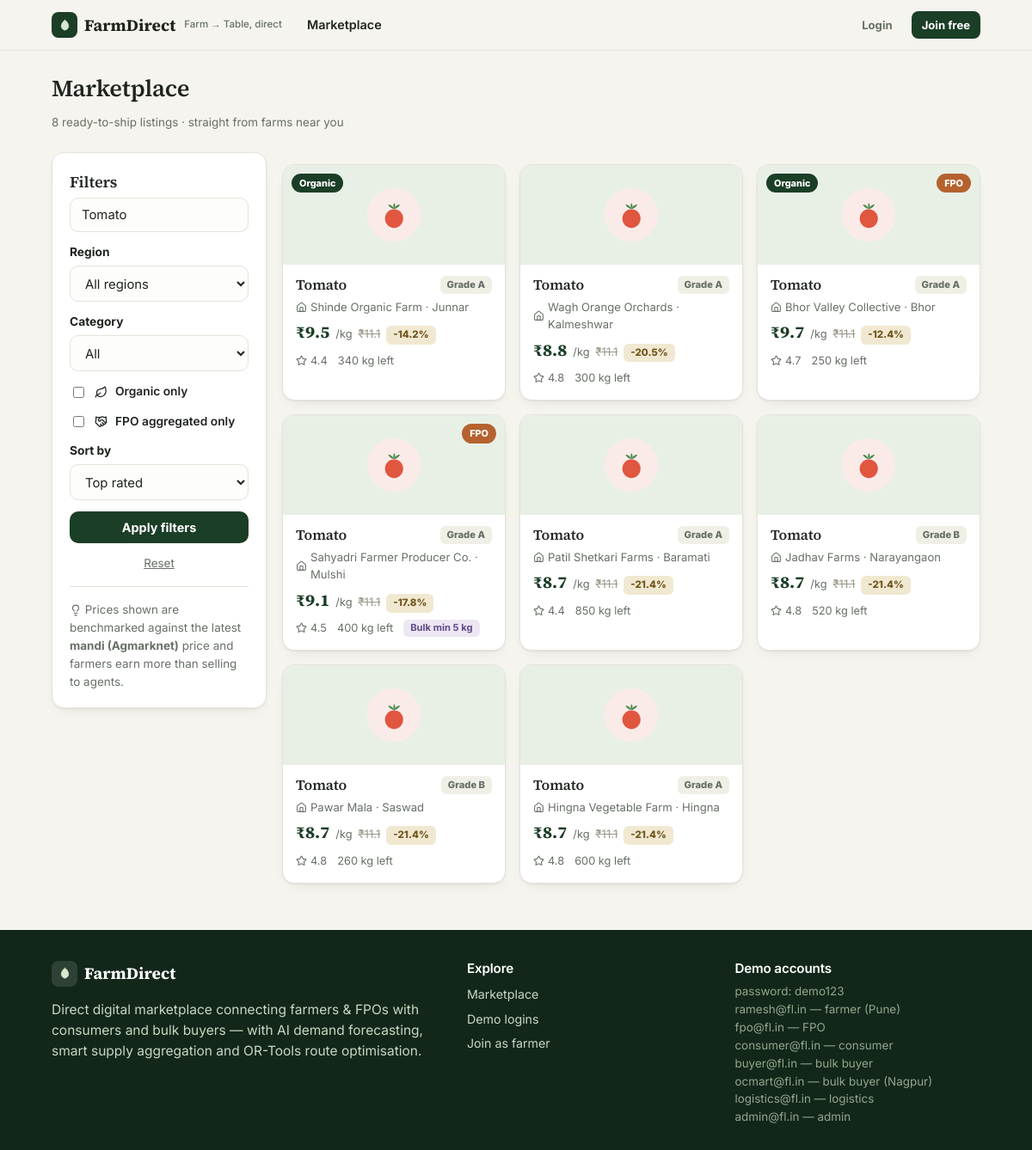
Page /marketplace?q=Tomato on the earlier database version.
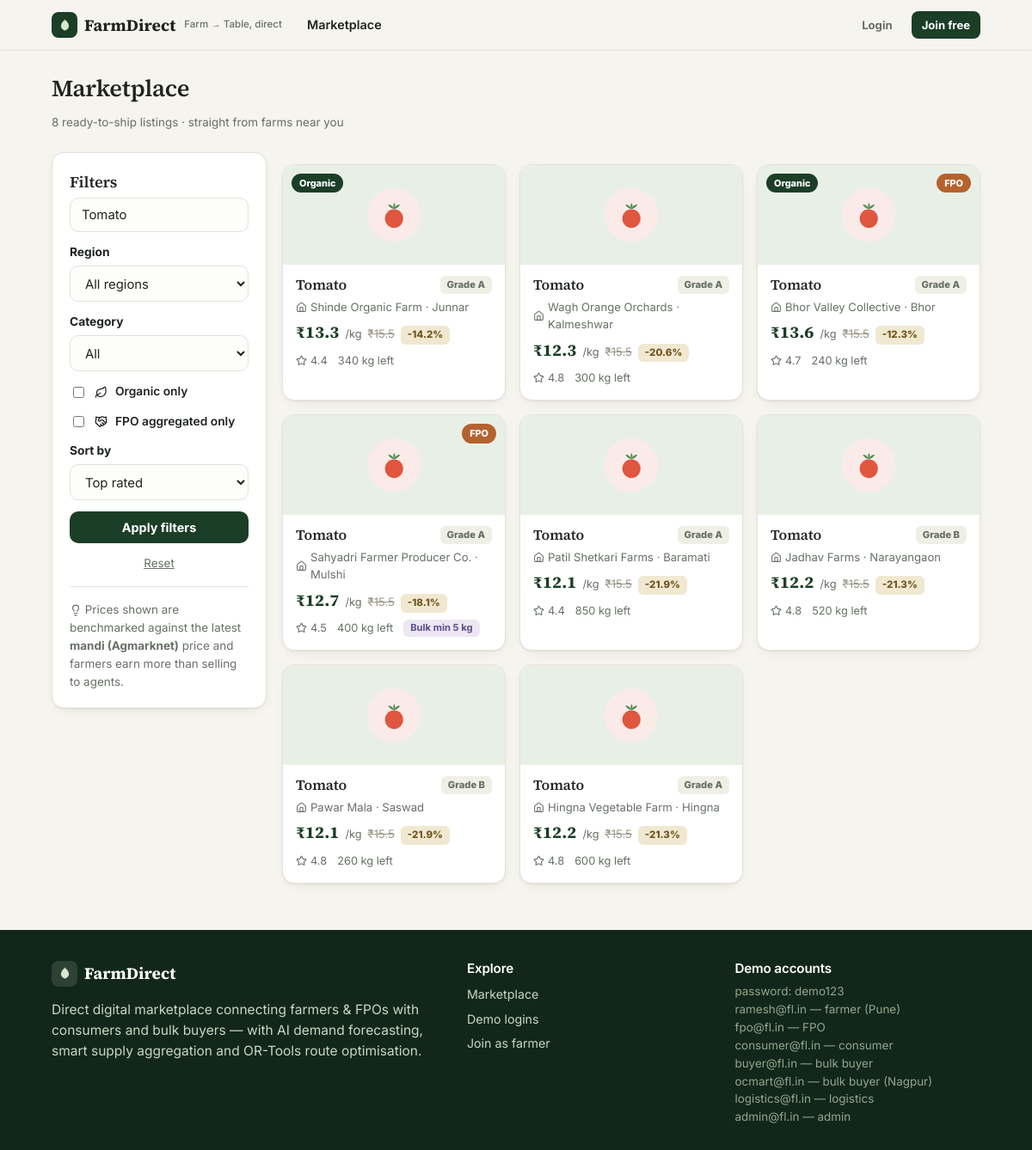
Same page on the later database version.
### tables this page shows
CREATE TABLE listings(
  id INTEGER PRIMARY KEY AUTOINCREMENT, farm_id INTEGER REFERENCES farms(id),
  crop_id INTEGER REFERENCES crops(id), qty_available REAL, price REAL,
  market_price REAL, unit TEXT DEFAULT 'kg', grade TEXT DEFAULT 'A',
  organic INTEGER DEFAULT 0, min_order REAL DEFAULT 1,
  harvest_type TEXT DEFAULT 'IMMEDIATE', harvest_date TEXT,
  status TEXT DEFAULT 'active', rating REAL DEFAULT 4.6, image_path TEXT);

CREATE TABLE crops(
  id INTEGER PRIMARY KEY AUTOINCREMENT, name TEXT UNIQUE NOT NULL, emoji TEXT,
  category TEXT, unit TEXT DEFAULT 'kg', base_price REAL);

CREATE TABLE farms(
  id INTEGER PRIMARY KEY AUTOINCREMENT, user_id INTEGER REFERENCES users(id),
  name TEXT NOT NULL, fpo_name TEXT, is_fpo INTEGER DEFAULT 0,
  village TEXT, district TEXT, lat REAL, lng REAL, depot_id INTEGER REFERENCES depots(id),
  organic INTEGER DEFAULT 0, area_acres REAL, rating REAL DEFAULT 4.5,
  reliability REAL DEFAULT 85);

### app.py (the view)
@app.route("/marketplace")
def marketplace():
    u = current_user()
    if u and u["role"] == "logistics":
        flash("The marketplace isn't available for logistics accounts.", "warn")
        return redirect(url_for("logistics"))
    depots = all_depots()
    reg = request.args.get("reg")
    if reg is None:                                   # default to the shopper's own region
        reg = str(u["depot_id"]) if u and u["role"] in ("consumer", "buyer") and u["depot_id"] else "all"
    query = LSEL + " WHERE l.status='active' AND l.harvest_type='IMMEDIATE'"
    args = []
    if reg != "all" and reg.isdigit():
        query += " AND f.depot_id=?"
        args.append(int(reg))
    srch = request.args.get("q", "").strip()
    if srch:
        query += " AND (c.name LIKE ? OR f.name LIKE ? OR f.village LIKE ?)"
        args += [f"%{srch}%"] * 3
    cat = request.args.get("cat", "")
    if cat:
        query += " AND c.category=?"
        args.append(cat)
    if request.args.get("organic") == "1":
        query += " AND l.organic=1"
    if request.args.get("fpo") == "1":
        query += " AND f.is_fpo=1"
    sort = request.args.get("sort", "rating")
    query += {"price_asc": " ORDER BY l.price ASC", "price_desc": " ORDER BY l.price DESC",
              "saving": " ORDER BY save_pct DESC"}.get(sort, " ORDER BY f.rating DESC, l.rating DESC")
    items = q(query, args)
    cats = q("SELECT DISTINCT category FROM crops ORDER BY category")
    return render_template("marketplace.html", items=items, cats=cats, srch=srch, cat=cat, sort=sort,
                           organic=request.args.get("organic") == "1", fpo=request.args.get("fpo") == "1",
                           depots=depots, reg=reg)

### app.py (called while the page is built)
def get_db():
    if "db" not in g:
        g.db = sqlite3.connect(DB)
        g.db.row_factory = sqlite3.Row
        g.db.execute("PRAGMA foreign_keys = ON")
    return g.db

@app.before_request
def set_today():
    g.today = date.today()

def q(sql, args=(), one=False):
    cur = get_db().execute(sql, args)
    rows = cur.fetchall()
    return (rows[0] if rows else None) if one else rows

def current_user():
    uid = session.get("uid")
    if not uid:
        return None
    if "cu" not in g:
        g.cu = q("SELECT * FROM users WHERE id=?", (uid,), one=True)
    return g.cu

def icon(name, size=18, cls=""):
    svg = _icon_svg(name)
    if not svg:
        return Markup(f"<span class='ico ico-missing {cls}' aria-hidden='true'></span>")
    svg = _ICON_OPEN_RE.sub(f'<svg width="{size}" height="{size}" class="ico {cls}" aria-hidden="true"', svg, count=1)
    return Markup(svg)

def brand_mark(size=18, cls=""):
    return Markup(
        f"<svg width='{size}' height='{size}' viewBox='0 0 24 24' fill='currentColor' stroke='none' "
        f"class='ico {cls}' aria-hidden='true'><path d='{_BRAND_MARK_PATH}'/></svg>")

### templates/marketplace.html (shortened to what this page needs)
{% extends "base.html" %}
{% from "_macros.html" import product_card %}
{% block content %}
<div class="wrap">
  <div class="page-head">
    <div>
      <h1>Marketplace</h1>
      <p class="fine">{{ items|length }} ready-to-ship listings · straight from farms near you</p>
    </div>
  </div>
  <div class="mk-grid">
    <aside class="card filters">
      <h3>Filters</h3>
      <form method="get" class="stack" id="filterForm">
        <input name="q" value="{{ srch }}" placeholder="Search crop, farm, village…">
        <label>Region
          <select name="reg">
            <option value="all" {{ 'selected' if reg == 'all' }}>All regions</option>
          </select>
        </label>
        <label>Category
          <select name="cat">
            <option value="">All</option>
          </select>
        </label>
        <label class="chk"><input type="checkbox" name="organic" value="1" {{ 'checked' if organic }}> {{ icon('leaf', 15) }} Organic only</label>
        <label class="chk"><input type="checkbox" name="fpo" value="1" {{ 'checked' if fpo }}> {{ icon('handshake', 15) }} FPO aggregated only</label>
        <label>Sort by
          <select name="sort">
            <option value="rating" {{ 'selected' if sort == 'rating' }}>Top rated</option>
          </select>
        </label>
        <button class="btn primary">Apply filters</button>
        <a class="fine center" href="{{ url_for('marketplace') }}">Reset</a>
      </form>
      <hr>
      <div class="fine">{{ icon('lightbulb', 14) }} Prices shown are benchmarked against the latest <b>mandi (Agmarknet)</b> price and farmers earn more than selling to agents.</div>
    </aside>
    <section>
      {% if items %}
      <div class="grid-products">
        {% for item in items %}{{ product_card(item) }}{% endfor %}
      </div>
      {% else %}
      <div class="card empty">{{ icon('search', 22) }}<br>No listings match those filters. <a href="{{ url_for('marketplace') }}">Clear filters</a></div>
      {% endif %}
    </section>
  </div>
</div>
{% endblock %}

### templates/_macros.html (shortened to what this page needs)
{% macro product_card(item) %}
<a class="card product" href="{{ url_for('product', lid=item['id']) }}">
  <div class="pimg cat-{{ item['category']|lower|replace(' ','-') }}">
    {% if item['image_path'] %}<img src="{{ url_for('static', filename=item['image_path']) }}" alt="{{ item['crop_name'] }}">
    {% else %}{{ crop_art(item['crop_name'], 64) }}{% endif %}
    {% if item['organic'] %}<span class="flag organic">Organic</span>{% endif %}
    {% if item['is_fpo'] %}<span class="flag fpo">FPO</span>{% endif %}
  </div>
  <div class="pbody">
    <div class="ptop">
      <h3>{{ item['crop_name'] }}</h3>
      <span class="grade">Grade {{ item['grade'] }}</span>
    </div>
    <div class="pfarm">{{ icon('home', 13) }} {{ item['farm_name'] }} · {{ item['village'] }}</div>
    <div class="pprice">
      <b>₹{{ '%.1f'|format(item['price']) }}</b><span class="unit">/kg</span>
      <s class="mandi">₹{{ '%g'|format(item['market_price']|round(1)) }}</s>
      <span class="save">-{{ item['save_pct'] }}%</span>
    </div>
    <div class="pmeta">
      <span>{{ icon('star', 13) }} {{ item['rating'] }}</span>
      <span>{{ '%g'|format(item['qty_available']) }} kg left</span>
      {% if item['min_order'] > 1 %}<span class="bulktag">Bulk min {{ '%g'|format(item['min_order']) }} kg</span>{% endif %}
    </div>
  </div>
</a>
{% endmacro %}

Differences in the rows shown:
changed listings "Shinde Organic Farm": price "9.5" → "13.3"; market_price "11.1" → "15.5"
changed listings "Wagh Orange Orchards": price "8.8" → "12.3"; market_price "11.1" → "15.5"; save_pct "20.5" → "20.6"
changed listings "Bhor Valley Collective": price "9.7" → "13.6"; market_price "11.1" → "15.5"; save_pct "12.4" → "12.3"; qty_available "250" → "240"
changed listings "Sahyadri Farmer Producer Co.": price "9.1" → "12.7"; market_price "11.1" → "15.5"; save_pct "17.8" → "18.1"
changed listings "Patil Shetkari Farms": price "8.7" → "12.1"; market_price "11.1" → "15.5"; save_pct "21.4" → "21.9"
changed listings "Jadhav Farms": price "8.7" → "12.2"; market_price "11.1" → "15.5"; save_pct "21.4" → "21.3"
changed listings "Pawar Mala": price "8.7" → "12.1"; market_price "11.1" → "15.5"; save_pct "21.4" → "21.9"
changed listings "Hingna Vegetable Farm": price "8.7" → "12.2"; market_price "11.1" → "15.5"; save_pct "21.4" → "21.3"
